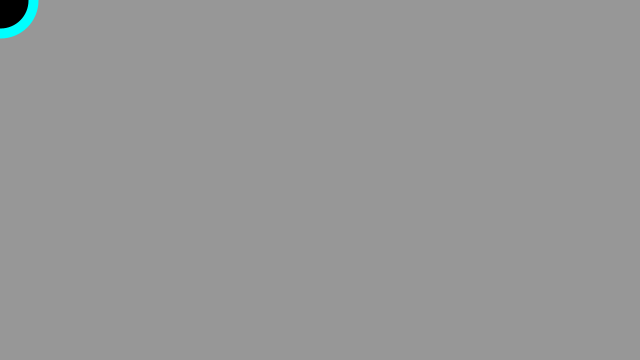
Frame 1 (no input)
Frame 60 (the mouse pressed at the canvas centre just before this capture): identical to frame 1, image omitted
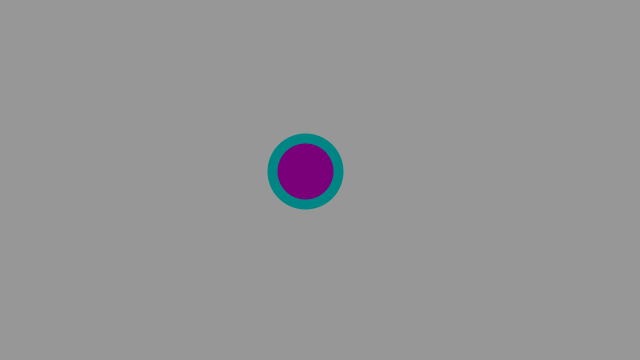
Frame 120 (the mouse held since frame 60 and released just before this capture)

The Processing sketch that drew these frames (run headless with seeded random() and noise(); from frame 60 on, the mouse is pressed at the canvas centre):

// Processing sketch: sketch_220414a
// ── sketch_220414a.pde
/**
 * Linear Interpolation. 
 * 
 * Move the mouse across the screen and the symbol will follow.  
 * Between drawing each frame of the animation, the ellipse moves 
 * part of the distance (0.05) from its current position toward 
 * the cursor using the lerp() function.
 */
 
float x;
float y;

void setup() {
  size(640, 360); 
  strokeWeight(10);  
}

void draw() { 
  background(151);
  
  // lerp() calculates a number between two numbers at a specific increment. 
  // The amt parameter is the amount to interpolate between the two values 
  // where 0.0 equal to the first point, 0.1 is very near the first point, 0.5 
  // is half-way in between, etc.  
  
  // Here we are moving 5% of the way to the mouse location each frame
  x = lerp(x, mouseX, 0.05);
  y = lerp(y, mouseY, 0.05);
  
  fill(lerp(0, 255, x/(float)width), 0, lerp(0, 255, y/(float)height));
  stroke(0, lerp(255, 0, x/(float)width), lerp(255, 0, y/(float)height));
  ellipse(x, y, 66, 66);
}
